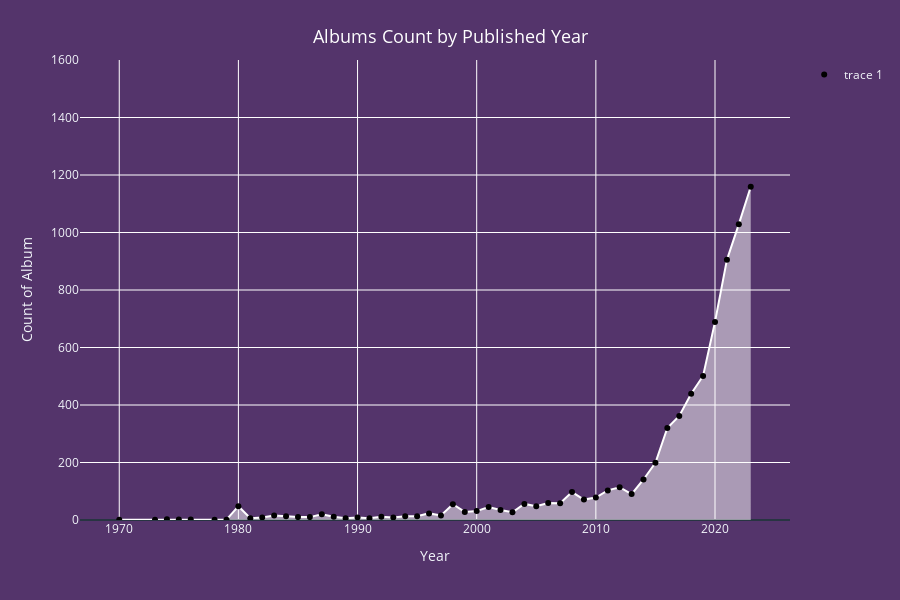

Here is the notebook cell this chart was saved with:
### Markdown cell above
# Yayın Yılına Göre Albüm Sayısı

### Code cell
df_tracks_year = df_tracks.groupby(["Album_Name", "Year"]).agg({"Album_Link" : "count"}).reset_index().sort_values(by = "Album_Link", ascending = False)
df_tracks_year = df_tracks_year.groupby(["Year"]).agg({"Album_Link" : "sum"}).reset_index().rename(columns = {"Album_Link" : "Count of Album"})

Fig_3 = px.area(df_tracks_year, x = "Year", y = "Count of Album", color_discrete_sequence = ['white'])
Fig_3.update_layout(plot_bgcolor = "rgb(84,52,107)", paper_bgcolor = "rgb(84,52,107)")
Fig_3.update_yaxes(range = [0, 1600], gridcolor = "white")
Fig_3.update_xaxes(gridcolor = "white")
scatter = go.Scatter(x = df_tracks_year["Year"], y = df_tracks_year["Count of Album"], mode = 'markers', marker_color = 'black')
Fig_3.add_trace(scatter)
Fig_3.update_layout(hovermode = "x unified", 
                    hoverlabel = dict(bgcolor = "white",  font_size = 16, font_family = "Rockwell", font_color = "black"), height = 600,
                    title = {'text' : "Albums Count by Published Year", 
                                 'x' : 0.5, 'xanchor' : 'center', 'y' : 0.95, 'yanchor' : 'top', 'font' : { 'size' : 18, 'color' : 'white'}})

Fig_3.show()

### Figure 1 — Plotly figure (JSON) as saved in the notebook; plotly's stock layout.template omitted (floating-point values rounded to 4 significant figures)
{"data": [{"fillpattern": {"shape": ""}, "hovertemplate": "Year=%{x}<br>Count of Album=%{y}<extra></extra>", "legendgroup": "", "line": {"color": "white"}, "marker": {"symbol": "circle"}, "mode": "lines", "name": "", "orientation": "v", "showlegend": false, "stackgroup": "1", "type": "scatter", "x": [1970, 1973, 1974, 1975, 1976, 1978, 1979, 1980, 1981, 1982, 1983, 1984, 1985, 1986, 1987, 1988, 1989, 1990, 1991, 1992, 1993, 1994, 1995, 1996, 1997, 1998, 1999, 2000, 2001, 2002, 2003, 2004, 2005, 2006, 2007, 2008, 2009, 2010, 2011, 2012, 2013, 2014, 2015, 2016, 2017, 2018, 2019, 2020, 2021, 2022, 2023], "xaxis": "x", "y": [1, 1, 3, 2, 2, 1, 1, 48, 6, 9, 16, 13, 10, 10, 20, 11, 6, 9, 6, 11, 9, 13, 13, 23, 16, 55, 28, 31, 45, 35, 27, 56, 48, 59, 58, 97, 71, 78, 103, 114, 90, 141, 199, 320, 362, 439, 501, 689, 905, 1029, 1159], "yaxis": "y"}, {"marker": {"color": "black"}, "mode": "markers", "type": "scatter", "x": [1970, 1973, 1974, 1975, 1976, 1978, 1979, 1980, 1981, 1982, 1983, 1984, 1985, 1986, 1987, 1988, 1989, 1990, 1991, 1992, 1993, 1994, 1995, 1996, 1997, 1998, 1999, 2000, 2001, 2002, 2003, 2004, 2005, 2006, 2007, 2008, 2009, 2010, 2011, 2012, 2013, 2014, 2015, 2016, 2017, 2018, 2019, 2020, 2021, 2022, 2023], "y": [1, 1, 3, 2, 2, 1, 1, 48, 6, 9, 16, 13, 10, 10, 20, 11, 6, 9, 6, 11, 9, 13, 13, 23, 16, 55, 28, 31, 45, 35, 27, 56, 48, 59, 58, 97, 71, 78, 103, 114, 90, 141, 199, 320, 362, 439, 501, 689, 905, 1029, 1159]}], "layout": {"height": 600, "hoverlabel": {"bgcolor": "white", "font": {"color": "black", "family": "Rockwell", "size": 16}}, "hovermode": "x unified", "legend": {"tracegroupgap": 0}, "margin": {"t": 60}, "paper_bgcolor": "rgb(84,52,107)", "plot_bgcolor": "rgb(84,52,107)", "title": {"font": {"color": "white", "size": 18}, "text": "Albums Count by Published Year", "x": 0.5, "xanchor": "center", "y": 0.95, "yanchor": "top"}, "xaxis": {"anchor": "y", "domain": [0, 1], "gridcolor": "white", "title": {"text": "Year"}}, "yaxis": {"anchor": "x", "domain": [0, 1], "gridcolor": "white", "range": [0, 1600], "title": {"text": "Count of Album"}}}}
